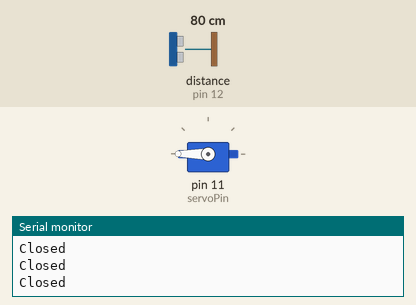
Recording of a sketch running on a simulated Arduino Uno, built with avr-gcc and run on an emulated ATmega328P. Parts: servo, the last lines printed to the serial monitor. Wiring (inferred from the names in the program): ultrasonic range finder: trigger pin 13; echo pin 12. The inputs (shaded band) are chosen by the test bench; at power-on: distance to the obstacle (sensor on pin 12) 80 cm. The echo pulse lasts 58.3 µs per cm.

Above: at 1.2 s.
1.3 s: distance to the obstacle (sensor on pin 12) set to 13 cm
2.8 s: distance to the obstacle (sensor on pin 12) set to 10 cm
At 3.7 s:
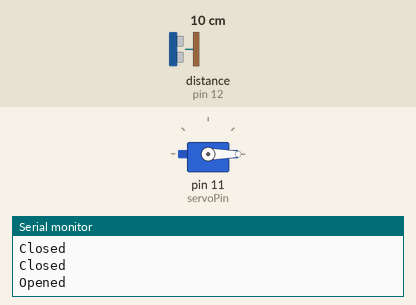
Timing chart, 0 to 5.8 s (numbered marks = the images above; inputs shaded):
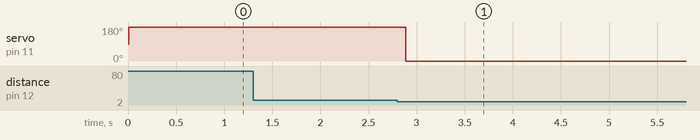

The sketch:

BottleDetector.ino
```cpp
#include <Servo.h>

Servo servo;

int servoPin = 11;
int pingPin = 13;
int inPin = 12;

void setup() {
  Serial.begin(115200);
  servo.attach(servoPin);
}

void loop() {
  long duration, cm;

  pinMode(pingPin, OUTPUT);

  digitalWrite(pingPin, LOW);
  delayMicroseconds(2);
  digitalWrite(pingPin, HIGH);
  delayMicroseconds(5);
  digitalWrite(pingPin, LOW);
  pinMode(inPin, INPUT);
  duration = pulseIn(inPin, HIGH);

  cm = microsecondsToCentimeters(duration);
  if (cm <= 10){
    Serial.println("Opened");
    servo.write(0); delay(10000);
  }
  else if (cm > 10){
    Serial.println("Closed");
    servo.write(180); delay(100);
  }
}


long microsecondsToCentimeters(long microseconds) {
  return microseconds / 29 / 2;
}
```

Measured:
- the behaviour switches between 12 and 11 cm on distance to the obstacle (sensor on pin 12) (found by bisection; images 0 and 1)
- after the input at 2.8 s, servo on pin 11 (servoPin): 180° → 0° after 0.09 s
